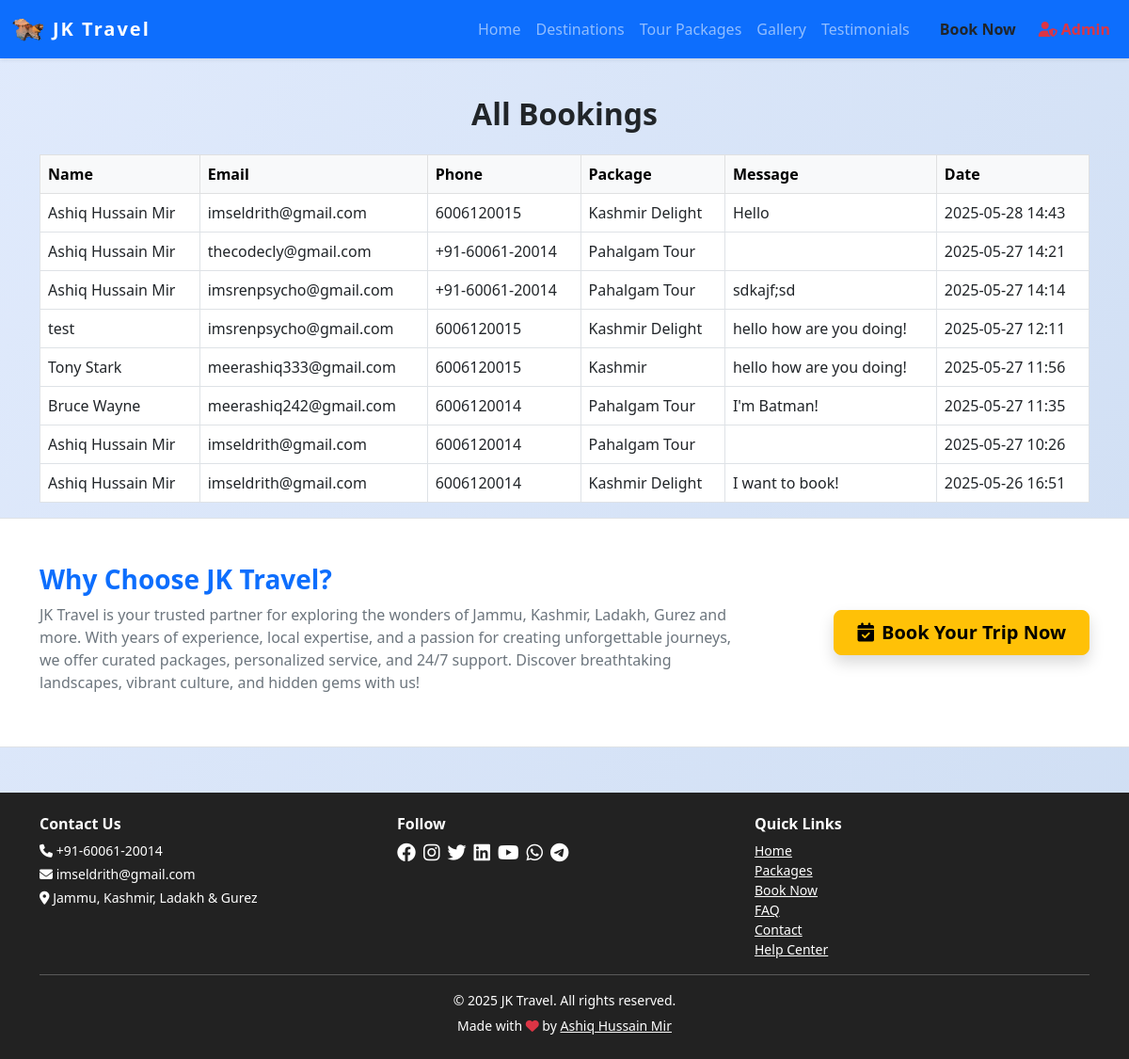
The page /bookings (signed in) on the database its author committed.
### models.py (models this page shows, shortened)
class SiteSettings(db.Model):
    id = db.Column(db.Integer, primary_key=True)
    site_name = db.Column(db.String(120), default='JKLG Travel')
    site_title = db.Column(db.String(200), default='JKLG Travel - Explore Jammu, Kashmir, Ladakh & Gurez')
    logo = db.Column(db.String(200))
    phone = db.Column(db.String(30), default='+91-12345-67890')
    email = db.Column(db.String(120), default='info@jklgtravel.com')
    address = db.Column(db.String(200), default='Jammu, Kashmir, Ladakh & Gurez')
    facebook = db.Column(db.String(120))  # Username only
    instagram = db.Column(db.String(120))  # Username only
    twitter = db.Column(db.String(120))  # Username only
    linkedin = db.Column(db.String(120))  # Username only
    youtube = db.Column(db.String(120))  # Channel/user ID only
    whatsapp = db.Column(db.String(30))  # Number only
    telegram = db.Column(db.String(120))  # Username only
    meta_description = db.Column(db.String(300))
    about = db.Column(db.Text)
    google_analytics_id = db.Column(db.String(32))
    show_facebook = db.Column(db.Boolean, default=True)
    show_instagram = db.Column(db.Boolean, default=True)
    show_twitter = db.Column(db.Boolean, default=True)
    show_linkedin = db.Column(db.Boolean, default=True)
    show_youtube = db.Column(db.Boolean, default=True)
    show_whatsapp = db.Column(db.Boolean, default=True)
    show_telegram = db.Column(db.Boolean, default=True)
    hero_title = db.Column(db.String(200), default='Discover Jammu, Kashmir, Ladakh & Gurez')
    hero_subtitle = db.Column(db.String(300), default='Unforgettable journeys, breathtaking landscapes, and curated experiences await you.')
    hero_bg_image = db.Column(db.String(200), default='hero_default.jpg')  # New field for background image
    hero_slides = db.Column(db.Text)  # JSON: [{"title":..., "subtitle":..., "image":..., "animation_title":..., "animation_subtitle":...}, ...]
    hero_slide_interval = db.Column(db.Integer, default=5)  # Interval in seconds for hero carousel

class Booking(db.Model):
    id = db.Column(db.Integer, primary_key=True)
    name = db.Column(db.String(100), nullable=False)
    email = db.Column(db.String(120), nullable=False)
    phone = db.Column(db.String(30), nullable=False)
    package = db.Column(db.String(120))
    message = db.Column(db.Text)
    date = db.Column(db.DateTime, server_default=db.func.now())
    status = db.Column(db.String(20), default='Pending')  # New field

### views.py (the view, shortened to what this page needs)
@main.route('/bookings', methods=['GET', 'POST'])
@login_required
def bookings():
    if not current_user.is_admin:
        flash('Admins only!')
        return redirect(url_for('main.index'))
    bookings = Booking.query.order_by(Booking.date.desc()).all()
    return render_template('bookings.html', bookings=bookings)

### app.py (called while the page is built)
@login_manager.user_loader
def load_user(user_id):
    from models import User
    return db.session.get(User, int(user_id))

@app.context_processor
def inject_now():
    return {'now': datetime.now()}

### views.py (called while the page is built)
@main.context_processor
def inject_site_settings():
    settings = SiteSettings.query.first()
    return dict(site_settings=settings)

### templates/bookings.html (shortened to what this page needs)
{% extends 'base.html' %}
{% block content %}
<h2 class="section-title text-center">All Bookings</h2>
<div class="table-responsive">
    <table class="table table-bordered table-hover">
        <thead class="table-light">
            <tr>
                <th>Name</th>
                <th>Email</th>
                <th>Phone</th>
                <th>Package</th>
                <th>Message</th>
                <th>Date</th>
            </tr>
        </thead>
        <tbody>
            {% for b in bookings %}
            <tr>
                <td>{{ b.name }}</td>
                <td>{{ b.email }}</td>
                <td>{{ b.phone }}</td>
                <td>{{ b.package }}</td>
                <td>{{ b.message }}</td>
                <td>{{ b.date.strftime('%Y-%m-%d %H:%M') }}</td>
            </tr>
            {% endfor %}
        </tbody>
    </table>
</div>
{% endblock %}

### templates/base.html (shortened to what this page needs)
<!DOCTYPE html>
<html lang="en">
<head>
    <link rel="stylesheet" href="https://cdn.jsdelivr.net/npm/bootstrap@5.3.0/dist/css/bootstrap.min.css">
    <link rel="stylesheet" href="https://cdnjs.cloudflare.com/ajax/libs/font-awesome/6.4.0/css/all.min.css">
</head>
<body>
    <nav class="navbar navbar-expand-lg navbar-dark bg-primary shadow-sm">
        <div class="container-fluid">
            <a class="navbar-brand d-flex align-items-center gap-2" href="/">
                {% if site_settings and site_settings.logo %}
                    <img src="{{ url_for('static', filename='uploads/' ~ site_settings.logo) }}" alt="Logo" style="height:36px; width:auto; border-radius:6px;">
                {% else %}
                    <i class="fa fa-mountain-sun fa-lg"></i>
                {% endif %}
                {{ site_settings.site_name if site_settings and site_settings.site_name else 'JKLG Travel' }}
            </a>
            <div class="collapse navbar-collapse" id="navbarNav">
                <ul class="navbar-nav ms-auto">
                    <li class="nav-item"><a class="nav-link" href="/">Home</a></li>
                    <li class="nav-item"><a class="nav-link" href="/places">Destinations</a></li>
                    <li class="nav-item"><a class="nav-link" href="/packages">Tour Packages</a></li>
                    <li class="nav-item"><a class="nav-link" href="/gallery">Gallery</a></li>
                    <li class="nav-item"><a class="nav-link" href="/testimonials">Testimonials</a></li>
                    <li class="nav-item"><a class="nav-link btn btn-warning text-dark ms-2 px-3 fw-bold" href="/book">Book Now</a></li>
                    {% if current_user.is_authenticated and current_user.is_admin %}
                    <li class="nav-item">
                        <a class="nav-link text-danger fw-bold" href="/admin"><i class="fa fa-user-shield me-1"></i>Admin</a>
                    </li>
                    {% endif %}
                </ul>
            </div>
        </div>
    </nav>
    <div class="container mt-4">
        {% block content %}{% endblock %}
    </div>
    <section class="about-website-section py-4 py-md-5 bg-white border-top border-bottom">
        <div class="container">
            <div class="row align-items-center justify-content-center text-center text-md-start">
                <div class="col-12 col-md-8 mb-3 mb-md-0">
                    <h3 class="fw-bold text-primary mb-2">Why Choose {{ site_settings.site_name }}?</h3>
                    <p class="mb-2 text-secondary">{{ site_settings.site_name }} is your trusted partner for exploring the wonders of Jammu, Kashmir, Ladakh, Gurez and more. With years of experience, local expertise, and a passion for creating unforgettable journeys, we offer curated packages, personalized service, and 24/7 support. Discover breathtaking landscapes, vibrant culture, and hidden gems with us!</p>
                </div>
                <div class="col-12 col-md-4 d-flex justify-content-center justify-content-md-end">
                    <a href="/book" class="btn btn-lg btn-warning fw-bold shadow px-4 py-2"><i class="fa fa-calendar-check me-2"></i>Book Your Trip Now</a>
                </div>
            </div>
        </div>
    </section>
    <footer class="footer text-center mt-5">
        <div class="container">
            <div class="row mb-2 gy-3 text-center text-md-start justify-content-center">
                <div class="col-12 col-sm-6 col-lg-4 mb-2 mb-lg-0">
                    <h6 class="fw-bold">Contact Us</h6>
                    <p class="mb-1 small"><i class="fa fa-phone"></i> {{ site_settings.phone if site_settings and site_settings.phone else '+91-12345-67890' }}</p>
                    <p class="mb-1 small"><i class="fa fa-envelope"></i> {{ site_settings.email if site_settings and site_settings.email else 'info@jklgtravel.com' }}</p>
                    <p class="mb-1 small"><i class="fa fa-map-marker-alt"></i> {{ site_settings.address if site_settings and site_settings.address else 'Jammu, Kashmir, Ladakh & Gurez' }}</p>
                </div>
                <div class="col-12 col-sm-6 col-lg-4 mb-2 mb-lg-0">
                    <h6 class="fw-bold">Follow</h6>
                    <div class="d-flex flex-wrap justify-content-center justify-content-lg-start gap-2 mb-3">
                        {% if site_settings and site_settings.facebook and site_settings.show_facebook %}
                            <a href="https://facebook.com/{{ site_settings.facebook }}" class="text-white"><i class="fab fa-facebook fa-lg"></i></a>
                        {% endif %}
                        {% if site_settings and site_settings.instagram and site_settings.show_instagram %}
                            <a href="https://instagram.com/{{ site_settings.instagram }}" class="text-white"><i class="fab fa-instagram fa-lg"></i></a>
                        {% endif %}
                        {% if site_settings and site_settings.twitter and site_settings.show_twitter %}
                            <a href="https://x.com/{{ site_settings.twitter }}" class="text-white"><i class="fab fa-twitter fa-lg"></i></a>
                        {% endif %}
                        {% if site_settings and site_settings.linkedin and site_settings.show_linkedin %}
                            <a href="https://linkedin.com/in/{{ site_settings.linkedin }}" class="text-white"><i class="fab fa-linkedin fa-lg"></i></a>
                        {% endif %}
                        {% if site_settings and site_settings.youtube and site_settings.show_youtube %}
                            <a href="https://youtube.com/{{ site_settings.youtube }}" class="text-white"><i class="fab fa-youtube fa-lg"></i></a>
                        {% endif %}
                        {% if site_settings and site_settings.whatsapp and site_settings.show_whatsapp %}
                            <a href="https://wa.me/{{ site_settings.whatsapp }}" class="text-white"><i class="fab fa-whatsapp fa-lg"></i></a>
                        {% endif %}
                        {% if site_settings and site_settings.telegram and site_settings.show_telegram %}
                            <a href="https://t.me/{{ site_settings.telegram }}" class="text-white"><i class="fab fa-telegram fa-lg"></i></a>
                        {% endif %}
                    </div>
                </div>
                <div class="col-12 col-sm-6 col-lg-4 mb-2 mb-lg-0">
                    <h6 class="fw-bold mt-3 mt-sm-0">Quick Links</h6>
                    <div class="d-flex flex-wrap justify-content-center justify-content-lg-start gap-2 gap-lg-0 flex-column flex-lg-column align-items-center align-items-lg-start">
                        <a href="/" class="d-block text-white small">Home</a>
                        <a href="/packages" class="d-block text-white small">Packages</a>
                        <a href="/book" class="d-block text-white small">Book Now</a>
                        <a href="/faq" class="d-block text-white small">FAQ</a>
                        <a href="/contact" class="d-block text-white small">Contact</a>
                        <a href="/help" class="d-block text-white small">Help Center</a>
                    </div>
                </div>
            </div>
            <hr class="bg-light">
            <p class="mb-1 small">&copy; {{ now.year }} {{ site_settings.site_name if site_settings and site_settings.site_name else 'JKLG Travel Agency' }}. All rights reserved.</p>
            <small>Made with <i class="fa fa-heart text-danger"></i> by <a href="https://github.com/mir-ashiq">Ashiq Hussain Mir</a></small>
        </div>
    </footer>
</body>
</html>

### templates/base.html (style rules this page uses)
body { background: linear-gradient(120deg, #e0eafc, #cfdef3 100%); min-height: 100vh; }
.navbar-brand { font-weight: bold; letter-spacing: 2px; }
.section-title { margin-top: 40px; margin-bottom: 24px; font-weight: 700; }
.footer { background: #222; color: #fff; padding: 24px 0; margin-top: 48px; }
.footer a { color: #fff; text-decoration: underline; }

### rows shown on the page
SiteSettings: logo (picture), site_name "JK Travel", phone "+91-60061-20014", email "imseldrith@gmail.com", address "Jammu, Kashmir, Ladakh & Gurez"
Booking: name "Ashiq Hussain Mir", email "imseldrith@gmail.com", phone "6006120015", package "Kashmir Delight", message "Hello", date "2025-05-28 14:43"
Booking: name "Ashiq Hussain Mir", email "thecodecly@gmail.com", phone "+91-60061-20014", package "Pahalgam Tour", date "2025-05-27 14:21"
Booking: name "Ashiq Hussain Mir", email "imsrenpsycho@gmail.com", phone "+91-60061-20014", package "Pahalgam Tour", message "sdkajf;sd", date "2025-05-27 14:14"
Booking: name "test", email "imsrenpsycho@gmail.com", phone "6006120015", package "Kashmir Delight", message "hello how are you doing!", date "2025-05-27 12:11"
Booking: name "Tony Stark", email "meerashiq333@gmail.com", phone "6006120015", package "Kashmir", message "hello how are you doing!", date "2025-05-27 11:56"
Booking: name "Bruce Wayne", email "meerashiq242@gmail.com", phone "6006120014", package "Pahalgam Tour", message "I'm Batman!", date "2025-05-27 11:35"
Booking: name "Ashiq Hussain Mir", email "imseldrith@gmail.com", phone "6006120014", package "Pahalgam Tour", date "2025-05-27 10:26"
Booking: name "Ashiq Hussain Mir", email "imseldrith@gmail.com", phone "6006120014", package "Kashmir Delight", message "I want to book!", date "2025-05-26 16:51"
